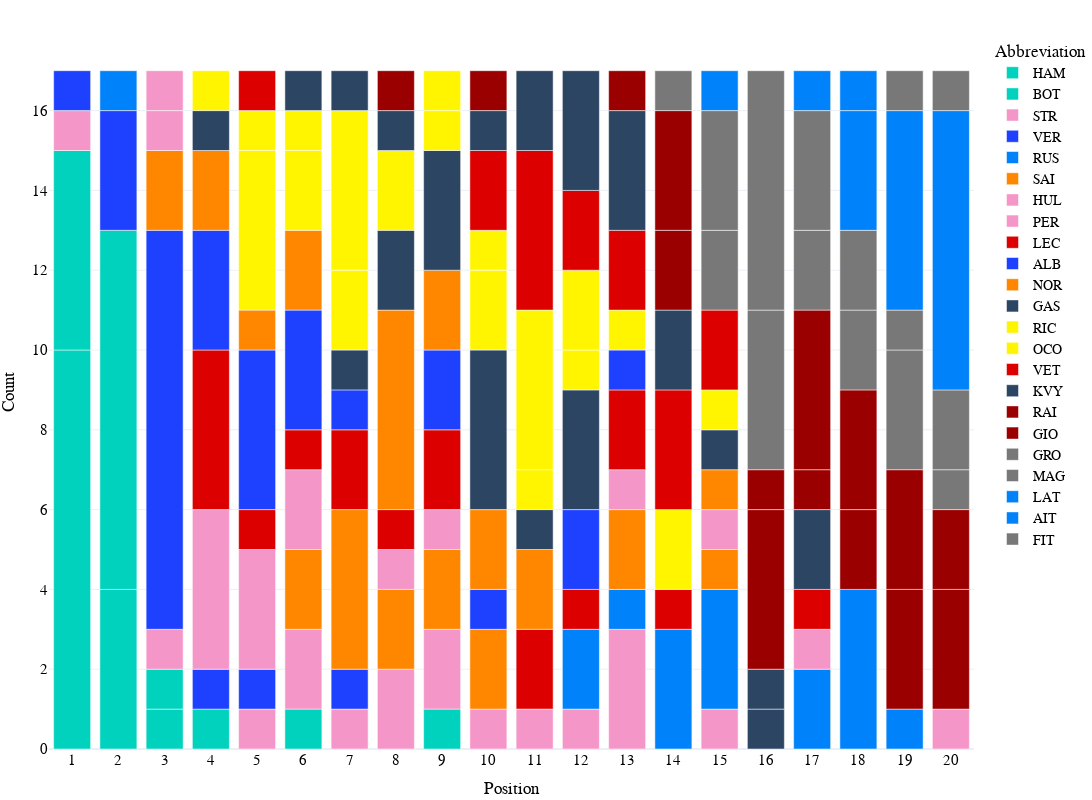

Notebook code cell kept with this figure:
### Code cell
fig_qualy=px.bar(grouped_qualy, 
           x="Position", 
           y='Count', 
           color='Abbreviation',
        #    title="Race Position Counts By Driver for the {} F1 Season".format(year),
           height=800, 
           width=1200, 
           template="plotly_white",
           color_discrete_map={
                "ALB": "#64C4FF",
                 "ALO": "#229971",
                 "BOT": "#52e252",
                 "GAS": "#0093cc",
                 "HAM": "#27F4D2",
                 "HUL": "#B6BABD",
                 "LEC": "#E80020",
                 "MAG": "#B6BABD",
                 "NOR": "#FF8000",
                 "OCO": "#0093cc",
                 "PER": "#3671C6",
                 "PIA": "#FF8000",
                 "RIC": "#6692FF",
                 "RUS": "#27F4D2",
                 "SAI": "#E80020",
                 "SAR": "#37BEDD",
                 "STR": "#229971",
                 "TSU": "#6692FF",
                 "VER": "#3671C6",
                 "ZHO": "#52e252"
            },
            )

fig_qualy.update_layout(
    hoverlabel=dict(
        bgcolor="white",
        font_size=16,
        font_family="PT Sans Narrow"
    ),
    title_x=0.5,
    yaxis = dict(tickfont = dict(size=15)),
    xaxis = dict(tickfont = dict(size=15),
    tickmode = 'linear',
    tick0 = 1,
    dtick = 1),
    font=dict(
        family="PT Sans Narrow",
        size=14,
        color="Black"
    ),
    title_font_family="PT Sans Narrow",
        margin=dict(l=5, r=5, t=35, b=5)
)
# fig.update_traces(marker={'size': 12})

### Figure 1 — Plotly figure (JSON) as saved in the notebook; plotly's stock layout.template omitted (floating-point values rounded to 4 significant figures)
{"data": [{"alignmentgroup": "True", "hovertemplate": "Abbreviation=HAM<br>Position=%{x}<br>Count=%{y}<extra></extra>", "legendgroup": "HAM", "marker": {"color": "#00D2BE", "pattern": {"shape": ""}}, "name": "HAM", "offsetgroup": "HAM", "orientation": "v", "showlegend": true, "textposition": "auto", "type": "bar", "x": [1, 2, 3, 6], "xaxis": "x", "y": [10, 4, 1, 1], "yaxis": "y"}, {"alignmentgroup": "True", "hovertemplate": "Abbreviation=BOT<br>Position=%{x}<br>Count=%{y}<extra></extra>", "legendgroup": "BOT", "marker": {"color": "#00D2BE", "pattern": {"shape": ""}}, "name": "BOT", "offsetgroup": "BOT", "orientation": "v", "showlegend": true, "textposition": "auto", "type": "bar", "x": [1, 2, 3, 4, 9], "xaxis": "x", "y": [5, 9, 1, 1, 1], "yaxis": "y"}, {"alignmentgroup": "True", "hovertemplate": "Abbreviation=STR<br>Position=%{x}<br>Count=%{y}<extra></extra>", "legendgroup": "STR", "marker": {"color": "#F596C8", "pattern": {"shape": ""}}, "name": "STR", "offsetgroup": "STR", "orientation": "v", "showlegend": true, "textposition": "auto", "type": "bar", "x": [1, 3, 5, 6, 7, 8, 9, 10, 12, 13, 15], "xaxis": "x", "y": [1, 1, 1, 2, 1, 2, 2, 1, 1, 3, 1], "yaxis": "y"}, {"alignmentgroup": "True", "hovertemplate": "Abbreviation=VER<br>Position=%{x}<br>Count=%{y}<extra></extra>", "legendgroup": "VER", "marker": {"color": "#1E41FF", "pattern": {"shape": ""}}, "name": "VER", "offsetgroup": "VER", "orientation": "v", "showlegend": true, "textposition": "auto", "type": "bar", "x": [1, 2, 3, 4, 5, 7], "xaxis": "x", "y": [1, 3, 10, 1, 1, 1], "yaxis": "y"}, {"alignmentgroup": "True", "hovertemplate": "Abbreviation=RUS<br>Position=%{x}<br>Count=%{y}<extra></extra>", "legendgroup": "RUS", "marker": {"color": "#0082fa", "pattern": {"shape": ""}}, "name": "RUS", "offsetgroup": "RUS", "orientation": "v", "showlegend": true, "textposition": "auto", "type": "bar", "x": [2, 12, 13, 14, 15, 17, 18, 19], "xaxis": "x", "y": [1, 2, 1, 3, 3, 2, 4, 1], "yaxis": "y"}, {"alignmentgroup": "True", "hovertemplate": "Abbreviation=SAI<br>Position=%{x}<br>Count=%{y}<extra></extra>", "legendgroup": "SAI", "marker": {"color": "#FF8700", "pattern": {"shape": ""}}, "name": "SAI", "offsetgroup": "SAI", "orientation": "v", "showlegend": true, "textposition": "auto", "type": "bar", "x": [3, 6, 7, 8, 9, 10, 13, 15], "xaxis": "x", "y": [2, 2, 4, 2, 2, 2, 2, 1], "yaxis": "y"}, {"alignmentgroup": "True", "hovertemplate": "Abbreviation=HUL<br>Position=%{x}<br>Count=%{y}<extra></extra>", "legendgroup": "HUL", "marker": {"color": "#F596C8", "pattern": {"shape": ""}}, "name": "HUL", "offsetgroup": "HUL", "orientation": "v", "showlegend": true, "textposition": "auto", "type": "bar", "x": [3, 13, 20], "xaxis": "x", "y": [1, 1, 1], "yaxis": "y"}, {"alignmentgroup": "True", "hovertemplate": "Abbreviation=PER<br>Position=%{x}<br>Count=%{y}<extra></extra>", "legendgroup": "PER", "marker": {"color": "#F596C8", "pattern": {"shape": ""}}, "name": "PER", "offsetgroup": "PER", "orientation": "v", "showlegend": true, "textposition": "auto", "type": "bar", "x": [3, 4, 5, 6, 8, 9, 11, 15, 17], "xaxis": "x", "y": [1, 4, 3, 2, 1, 1, 1, 1, 1], "yaxis": "y"}, {"alignmentgroup": "True", "hovertemplate": "Abbreviation=LEC<br>Position=%{x}<br>Count=%{y}<extra></extra>", "legendgroup": "LEC", "marker": {"color": "#DC0000", "pattern": {"shape": ""}}, "name": "LEC", "offsetgroup": "LEC", "orientation": "v", "showlegend": true, "textposition": "auto", "type": "bar", "x": [4, 5, 6, 7, 8, 9, 11, 12, 13, 14], "xaxis": "x", "y": [4, 1, 1, 2, 1, 2, 2, 1, 2, 1], "yaxis": "y"}, {"alignmentgroup": "True", "hovertemplate": "Abbreviation=ALB<br>Position=%{x}<br>Count=%{y}<extra></extra>", "legendgroup": "ALB", "marker": {"color": "#1E41FF", "pattern": {"shape": ""}}, "name": "ALB", "offsetgroup": "ALB", "orientation": "v", "showlegend": true, "textposition": "auto", "type": "bar", "x": [4, 5, 6, 7, 9, 10, 12, 13], "xaxis": "x", "y": [3, 4, 3, 1, 2, 1, 2, 1], "yaxis": "y"}, {"alignmentgroup": "True", "hovertemplate": "Abbreviation=NOR<br>Position=%{x}<br>Count=%{y}<extra></extra>", "legendgroup": "NOR", "marker": {"color": "#FF8700", "pattern": {"shape": ""}}, "name": "NOR", "offsetgroup": "NOR", "orientation": "v", "showlegend": true, "textposition": "auto", "type": "bar", "x": [4, 5, 6, 8, 9, 10, 11, 15], "xaxis": "x", "y": [2, 1, 2, 5, 2, 2, 2, 1], "yaxis": "y"}, {"alignmentgroup": "True", "hovertemplate": "Abbreviation=GAS<br>Position=%{x}<br>Count=%{y}<extra></extra>", "legendgroup": "GAS", "marker": {"color": "#2B4562", "pattern": {"shape": ""}}, "name": "GAS", "offsetgroup": "GAS", "orientation": "v", "showlegend": true, "textposition": "auto", "type": "bar", "x": [4, 7, 8, 9, 10, 11, 12, 15, 16], "xaxis": "x", "y": [1, 1, 2, 3, 4, 1, 3, 1, 1], "yaxis": "y"}, {"alignmentgroup": "True", "hovertemplate": "Abbreviation=RIC<br>Position=%{x}<br>Count=%{y}<extra></extra>", "legendgroup": "RIC", "marker": {"color": "#FFF500", "pattern": {"shape": ""}}, "name": "RIC", "offsetgroup": "RIC", "orientation": "v", "showlegend": true, "textposition": "auto", "type": "bar", "x": [4, 5, 6, 7, 8, 9, 10, 11, 12, 13], "xaxis": "x", "y": [1, 4, 2, 2, 2, 1, 2, 1, 1, 1], "yaxis": "y"}, {"alignmentgroup": "True", "hovertemplate": "Abbreviation=OCO<br>Position=%{x}<br>Count=%{y}<extra></extra>", "legendgroup": "OCO", "marker": {"color": "#FFF500", "pattern": {"shape": ""}}, "name": "OCO", "offsetgroup": "OCO", "orientation": "v", "showlegend": true, "textposition": "auto", "type": "bar", "x": [5, 6, 7, 9, 10, 11, 12, 14, 15], "xaxis": "x", "y": [1, 1, 4, 1, 1, 4, 2, 2, 1], "yaxis": "y"}, {"alignmentgroup": "True", "hovertemplate": "Abbreviation=VET<br>Position=%{x}<br>Count=%{y}<extra></extra>", "legendgroup": "VET", "marker": {"color": "#DC0000", "pattern": {"shape": ""}}, "name": "VET", "offsetgroup": "VET", "orientation": "v", "showlegend": true, "textposition": "auto", "type": "bar", "x": [5, 10, 11, 12, 13, 14, 15, 17], "xaxis": "x", "y": [1, 2, 4, 2, 2, 3, 2, 1], "yaxis": "y"}, {"alignmentgroup": "True", "hovertemplate": "Abbreviation=KVY<br>Position=%{x}<br>Count=%{y}<extra></extra>", "legendgroup": "KVY", "marker": {"color": "#2B4562", "pattern": {"shape": ""}}, "name": "KVY", "offsetgroup": "KVY", "orientation": "v", "showlegend": true, "textposition": "auto", "type": "bar", "x": [6, 7, 8, 10, 11, 12, 13, 14, 16, 17], "xaxis": "x", "y": [1, 1, 1, 1, 2, 3, 3, 2, 1, 2], "yaxis": "y"}, {"alignmentgroup": "True", "hovertemplate": "Abbreviation=RAI<br>Position=%{x}<br>Count=%{y}<extra></extra>", "legendgroup": "RAI", "marker": {"color": "#9B0000", "pattern": {"shape": ""}}, "name": "RAI", "offsetgroup": "RAI", "orientation": "v", "showlegend": true, "textposition": "auto", "type": "bar", "x": [8, 13, 14, 16, 17, 18, 19, 20], "xaxis": "x", "y": [1, 1, 2, 4, 1, 2, 3, 3], "yaxis": "y"}, {"alignmentgroup": "True", "hovertemplate": "Abbreviation=GIO<br>Position=%{x}<br>Count=%{y}<extra></extra>", "legendgroup": "GIO", "marker": {"color": "#9B0000", "pattern": {"shape": ""}}, "name": "GIO", "offsetgroup": "GIO", "orientation": "v", "showlegend": true, "textposition": "auto", "type": "bar", "x": [10, 14, 16, 17, 18, 19, 20], "xaxis": "x", "y": [1, 3, 1, 4, 3, 3, 2], "yaxis": "y"}, {"alignmentgroup": "True", "hovertemplate": "Abbreviation=GRO<br>Position=%{x}<br>Count=%{y}<extra></extra>", "legendgroup": "GRO", "marker": {"color": "#787878", "pattern": {"shape": ""}}, "name": "GRO", "offsetgroup": "GRO", "orientation": "v", "showlegend": true, "textposition": "auto", "type": "bar", "x": [14, 15, 16, 17, 18, 19, 20], "xaxis": "x", "y": [1, 2, 4, 2, 2, 3, 1], "yaxis": "y"}, {"alignmentgroup": "True", "hovertemplate": "Abbreviation=MAG<br>Position=%{x}<br>Count=%{y}<extra></extra>", "legendgroup": "MAG", "marker": {"color": "#787878", "pattern": {"shape": ""}}, "name": "MAG", "offsetgroup": "MAG", "orientation": "v", "showlegend": true, "textposition": "auto", "type": "bar", "x": [15, 16, 17, 18, 19, 20], "xaxis": "x", "y": [3, 6, 3, 2, 1, 2], "yaxis": "y"}, {"alignmentgroup": "True", "hovertemplate": "Abbreviation=LAT<br>Position=%{x}<br>Count=%{y}<extra></extra>", "legendgroup": "LAT", "marker": {"color": "#0082fa", "pattern": {"shape": ""}}, "name": "LAT", "offsetgroup": "LAT", "orientation": "v", "showlegend": true, "textposition": "auto", "type": "bar", "x": [15, 17, 18, 19, 20], "xaxis": "x", "y": [1, 1, 3, 5, 7], "yaxis": "y"}, {"alignmentgroup": "True", "hovertemplate": "Abbreviation=AIT<br>Position=%{x}<br>Count=%{y}<extra></extra>", "legendgroup": "AIT", "marker": {"color": "#0082fa", "pattern": {"shape": ""}}, "name": "AIT", "offsetgroup": "AIT", "orientation": "v", "showlegend": true, "textposition": "auto", "type": "bar", "x": [18], "xaxis": "x", "y": [1], "yaxis": "y"}, {"alignmentgroup": "True", "hovertemplate": "Abbreviation=FIT<br>Position=%{x}<br>Count=%{y}<extra></extra>", "legendgroup": "FIT", "marker": {"color": "#787878", "pattern": {"shape": ""}}, "name": "FIT", "offsetgroup": "FIT", "orientation": "v", "showlegend": true, "textposition": "auto", "type": "bar", "x": [19, 20], "xaxis": "x", "y": [1, 1], "yaxis": "y"}], "layout": {"barmode": "relative", "font": {"color": "Black", "family": "PT Sans Narrow", "size": 14}, "height": 800, "hoverlabel": {"bgcolor": "white", "font": {"family": "PT Sans Narrow", "size": 16}}, "legend": {"title": {"text": "Abbreviation"}, "tracegroupgap": 0}, "margin": {"b": 5, "l": 5, "r": 5, "t": 35}, "title": {"font": {"family": "PT Sans Narrow"}, "x": 0.5}, "width": 1200, "xaxis": {"anchor": "y", "domain": [0, 1], "dtick": 1, "tick0": 1, "tickfont": {"size": 15}, "tickmode": "linear", "title": {"text": "Position"}}, "yaxis": {"anchor": "x", "domain": [0, 1], "tickfont": {"size": 15}, "title": {"text": "Count"}}}}
